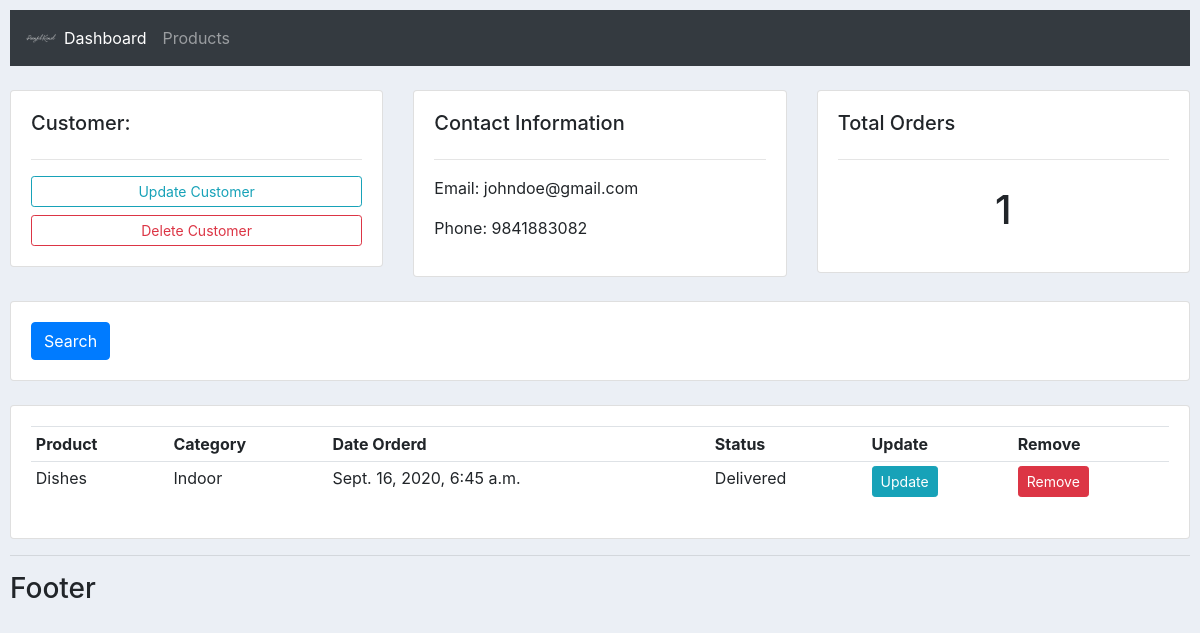
Screenshot of /customer/1 with the database file from the repository.
### accounts/models.py (models this page shows, shortened)
class Customer(models.Model):
    name = models.CharField(max_length=200, null=True)
    phone = models.CharField(max_length=200, null=True)
    email = models.CharField(max_length=200, null=True)
    date_created = models.DateTimeField(auto_now_add=True)

class Order(models.Model):
    STATUS = (
        ('Pending', 'Pending'),
        ('Out for delivery', 'Out for delivery'),
        ('Delivered', 'Delivered'),
    )
    customer = models.ForeignKey(Customer, null=True, on_delete=models.SET_NULL)
    product =   models.ForeignKey(Product, null=True, on_delete=models.SET_NULL)
    date_created = models.DateTimeField(auto_now_add=True)
    status = models.CharField(max_length=200, null=True, choices=STATUS)

class Product(models.Model):
    CATEGORY = (
        ('Indoor', 'Indoor'),
        ('Outdoor', 'Outdoor'),
    )
    name = models.CharField(max_length=200, null=True)
    price = models.FloatField(null=True)
    category = models.CharField(max_length=200, null=True, choices=CATEGORY)
    description = models.CharField(max_length=200, null=True, blank=True)
    date_created = models.DateTimeField(auto_now_add=True)
    tags = models.ManyToManyField(Tag)
    def __str__(self):
        return self.name

### accounts/views.py (the view)
# urls.py: path('customer/<str:pk>',views.customer, name="customer"),
def customer(request, pk):
    customer = Customer.objects.get(id=pk)
    orders = customer.order_set.all()
    order_count = orders.count()
    context = {'customer':customer, 'orders':orders, 'order_count':order_count,}
    print(order_count)
    return render(request,'accounts/customer.html',context)

### accounts/templates/accounts/customer.html
{% extends 'accounts/main.html' %}
{% block content %}
<br>
<div class="row">
	<div class="col-md">
		<div class="card card-body">
			<h5>Customer:</h5>
			<hr>
			<a class="btn btn-outline-info  btn-sm btn-block" href="">Update Customer</a>
			<a class="btn btn-outline-danger  btn-sm btn-block" href="">Delete Customer</a>
		</div>
	</div>
	<div class="col-md">
		<div class="card card-body">
			<h5>Contact Information</h5>
			<hr>
			<p>Email: {{customer.email}}</p>
			<p>Phone: {{customer.phone}}</p>
		</div>
	</div>
	<div class="col-md">
		<div class="card card-body">
			<h5>Total Orders</h5>
			<hr>
			<h1 style="text-align: center;padding: 10px">{{order_count}}</h1>
		</div>
	</div>
</div>
<br>
<div class="row">
	<div class="col">
		<div class="card card-body">
			<form method="get">
		    <button class="btn btn-primary" type="submit">Search</button>
		  </form>
		</div>
	</div>
</div>
<br>
<div class="row">
	<div class="col-md">
		<div class="card card-body">
			<table class="table table-sm">
				<tr>
					<th>Product</th>
					<th>Category</th>
					<th>Date Orderd</th>
					<th>Status</th>
					<th>Update</th>
					<th>Remove</th>
				</tr>
				{% for order in orders %}
				<tr>
					<td>{{order.product}}</td>
					<td>{{order.product.category}}</td>
					<td>{{order.date_created}}</td>
					<td>{{order.status}}</td>
					<td><a class="btn btn-sm btn-info" href="{% url 'update_order' order.id %}">Update</a></td>
					<td><a class= "btn btn-sm btn-danger" href="{% url 'delete_order' order.id %}">Remove</a></td>
				</tr>
				{% endfor %}
			</table>
		</div>
	</div>
</div>
{% endblock %}

### static/css/main.css (style rules this page uses)
body { background-color: #ebeff5; padding: 10px; }

### rows the page displays
Customer: email "johndoe@gmail.com", phone "9841883082"
Order: product "Dishes", product.category "Indoor", date_created "Sept. 16, 2020, 6:45 a.m.", status "Delivered"

### other values shown
{{ order_count }} "1"
